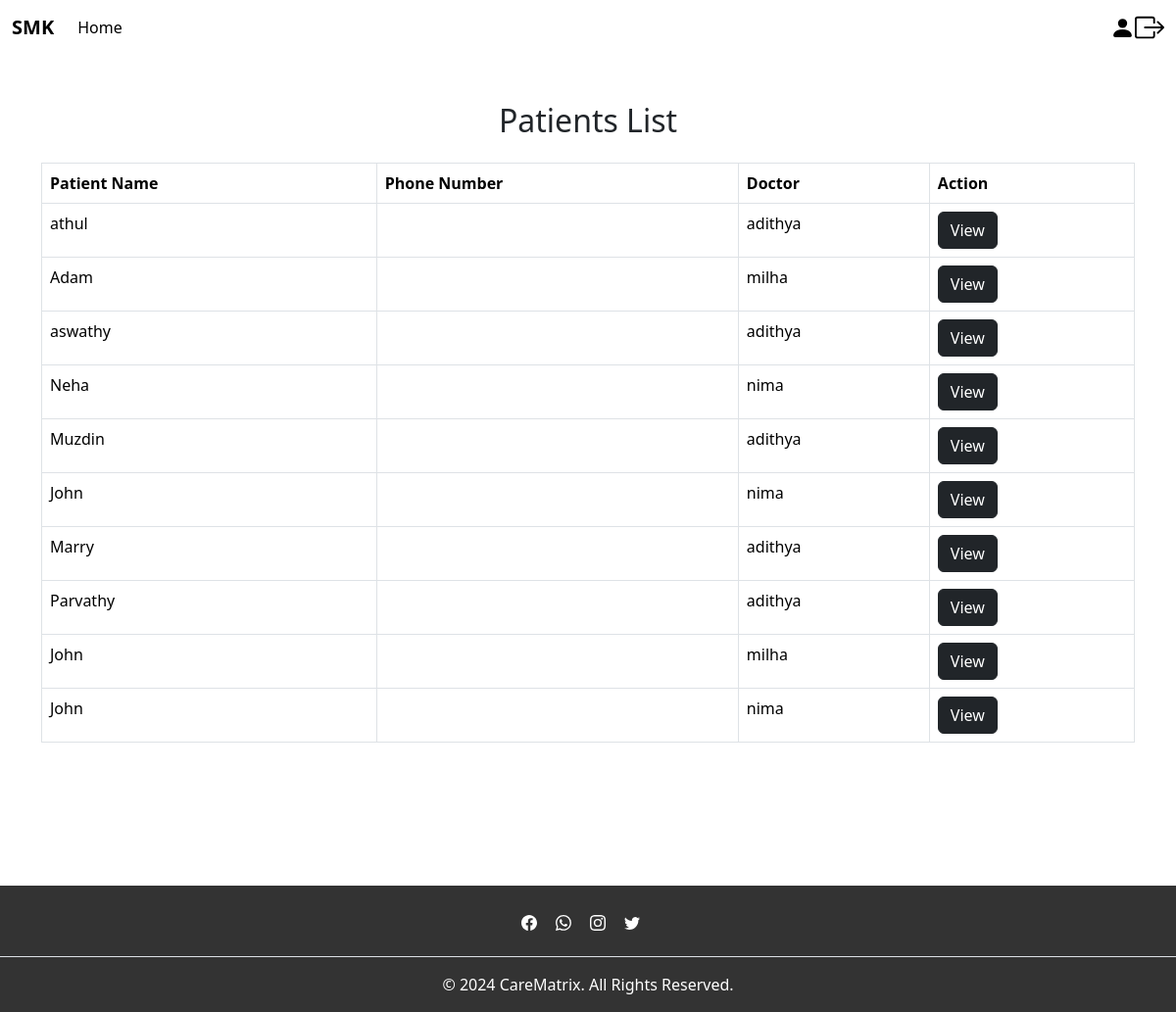
/patients_list, run on an earlier commit of the app's database.
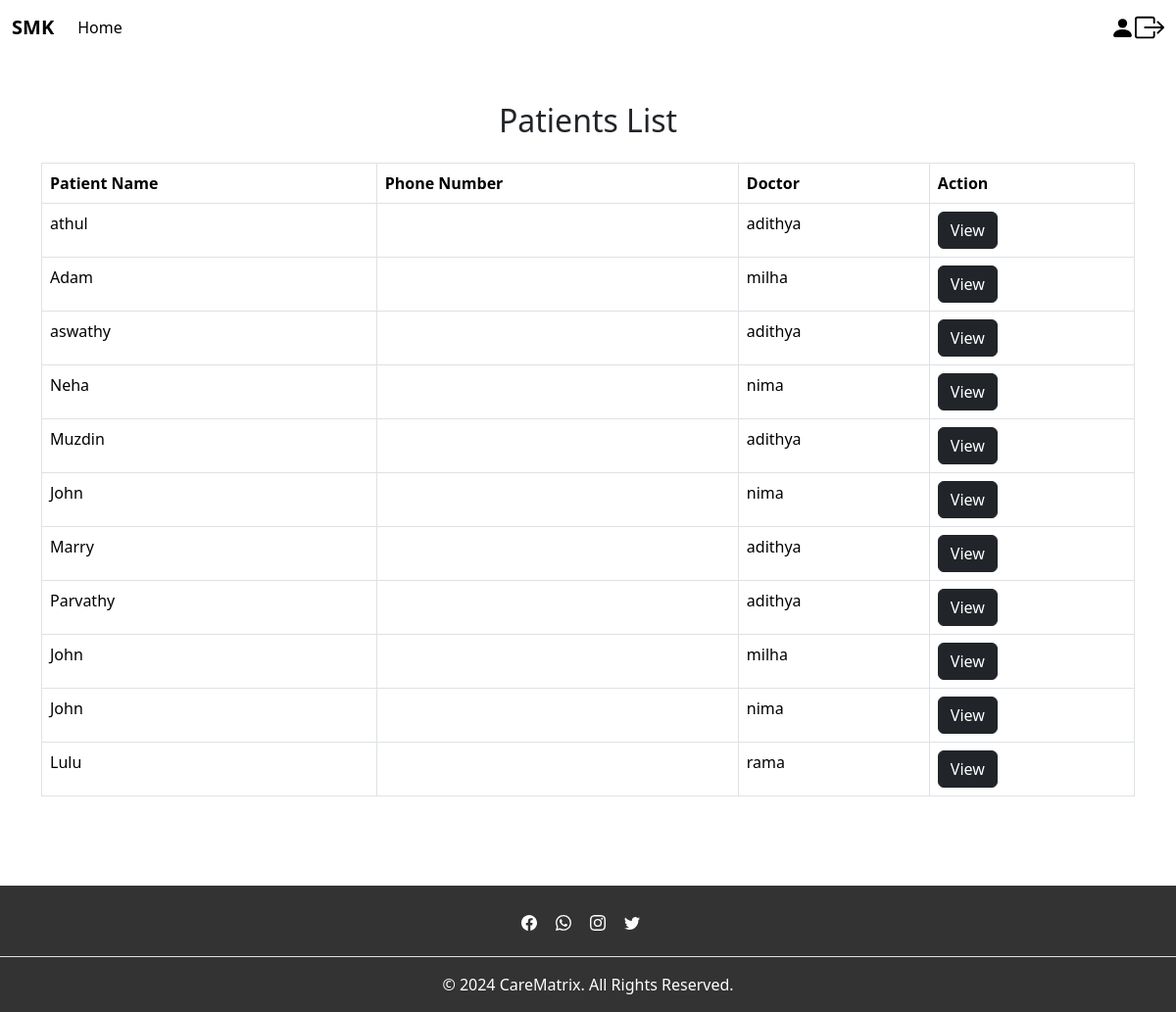
And on a later commit of the database.
### app/models.py (models this page shows)
class PatientConsultation(models.Model):
    doctor = models.ForeignKey(CustomUser, on_delete=models.CASCADE, related_name='consultations_as_doctor')
    user_id = models.ForeignKey(CustomUser,on_delete=models.CASCADE, related_name='consultations_as_patient')
    name = models.CharField(max_length=100)
    age = models.IntegerField(validators=[MinValueValidator(0), MaxValueValidator(120)])
    height = models.IntegerField(null=True, validators=[MinValueValidator(0)])
    weight = models.IntegerField(validators=[MinValueValidator(0)])
    state = models.CharField(max_length=100)
    condition = models.TextField()
    medicine = models.TextField()
    created_at = models.DateTimeField(auto_now_add=True)
    status = models.CharField(null=True,blank=True,max_length=100)
    fees = models.DecimalField(max_digits=10, decimal_places=2, default=0.00)
    amount = models.DecimalField(max_digits=10, decimal_places=2, default=0.00)
    commission = models.DecimalField(max_digits=10, decimal_places=2, default=0.00)
    def __str__(self):
        return self.name

class CustomUser(AbstractUser):
    Phonenumber=models.IntegerField(null=True,blank=True,unique=True)
    Age=models.IntegerField(null=True,blank=True)
    Address=models.CharField(null=True,blank=True,max_length=100)
    DOB=models.DateField(null=True,blank=True)
    usertype=models.CharField(max_length=200)
    Image = models.FileField(null=True, blank=True)

### app/views.py (the view)
# urls.py: path('patients_list',views.patients_list,name='patients_list'),
def patients_list(request):
    consultation1 = PatientConsultation.objects.all()
    print(consultation1)
    return render(request, 'admin/patients_list.html', {'consultation': consultation1})

### template/admin/patients_list.html (shortened to what this page needs)
{% extends 'admin/base_admin.html' %}
{% block content %}
<div class="container mt-5" style="height: 100vh;">
    <h2 class="text-center mb-4">Patients List</h2>
    <table class="table table-bordered table-hover">
        <thead class="thead-dark">
            <tr>
                <th>Patient Name</th>
                <th>Phone Number</th>
                <th>Doctor</th>
                <th>Action</th>
            </tr>
        </thead>
        <tbody>
            {% for i in consultation %}
            <tr>
                <td>{{ i.name }}</td>
                <td>{{ i.phone }}</td>
                <td>{{ i.doctor.username }}</td>
                <td>
                    <button type="submit" class="btn btn-dark"><a href="{% url 'patient_details' %}">View</a></button>
                </td>
            </tr>
            {% endfor %}
        </tbody>
    </table>
</div>
{% endblock %}

What changed in the data, as far as the page shows it:
added PatientConsultation: name "Lulu", doctor.username "rama"
